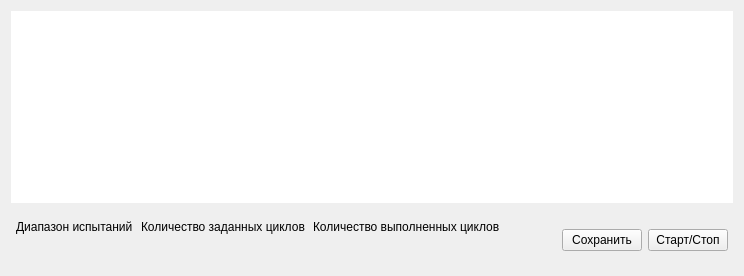
      <widget class="QWidget" name="tab_cyclicTests">
       <property name="focusPolicy">
        <enum>Qt::FocusPolicy::NoFocus</enum>
       </property>
       <attribute name="title">
        <string>Циклический тест</string>
       </attribute>
       <layout class="QVBoxLayout" name="verticalLayout">
        <property name="leftMargin">
         <number>8</number>
        </property>
        <property name="topMargin">
         <number>8</number>
        </property>
        <property name="rightMargin">
         <number>8</number>
        </property>
        <property name="bottomMargin">
         <number>8</number>
        </property>
        <item>
         <widget class="QFrame" name="frame_cyclicTests_Section">
          <property name="frameShape">
           <enum>QFrame::Shape::NoFrame</enum>
          </property>
          <property name="frameShadow">
           <enum>QFrame::Shadow::Raised</enum>
          </property>
          <layout class="QHBoxLayout" name="horizontalLayout_14">
           <property name="leftMargin">
            <number>3</number>
           </property>
           <property name="topMargin">
            <number>3</number>
           </property>
           <property name="rightMargin">
            <number>3</number>
           </property>
           <property name="bottomMargin">
            <number>3</number>
           </property>
           <item>
            <widget class="Widgets::Chart::ChartView" name="Chart_cyclicTests">
             <property name="frameShape">
              <enum>QFrame::Shape::NoFrame</enum>
             </property>
            </widget>
           </item>
          </layout>
         </widget>
        </item>
        <item>
         <widget class="QFrame" name="frame_3">
          <property name="frameShape">
           <enum>QFrame::Shape::NoFrame</enum>
          </property>
          <property name="frameShadow">
           <enum>QFrame::Shadow::Raised</enum>
          </property>
          <layout class="QHBoxLayout" name="horizontalLayout_16">
           <property name="leftMargin">
            <number>0</number>
           </property>
           <property name="topMargin">
            <number>0</number>
           </property>
           <property name="rightMargin">
            <number>0</number>
           </property>
           <property name="bottomMargin">
            <number>0</number>
           </property>
           <item>
            <widget class="QFrame" name="frame_cyclicTest_info_Section">
             <property name="sizePolicy">
              <sizepolicy hsizetype="Preferred" vsizetype="Maximum">
               <horstretch>0</horstretch>
               <verstretch>0</verstretch>
              </sizepolicy>
             </property>
             <property name="frameShape">
              <enum>QFrame::Shape::NoFrame</enum>
             </property>
             <layout class="QGridLayout" name="gridLayout_13">
              <property name="leftMargin">
               <number>8</number>
              </property>
              <property name="topMargin">
               <number>8</number>
              </property>
              <property name="rightMargin">
               <number>8</number>
              </property>
              <property name="bottomMargin">
               <number>8</number>
              </property>
              <property name="horizontalSpacing">
               <number>8</number>
              </property>
              <property name="verticalSpacing">
               <number>4</number>
              </property>
              <item row="0" column="1">
               <widget class="QLabel" name="label_cyclicTest_sequence_Title">
                <property name="text">
                 <string>Диапазон испытаний</string>
                </property>
               </widget>
              </item>
              <item row="0" column="3">
               <widget class="QLabel" name="label_cyclicTest_completedCycles_Title">
                <property name="text">
                 <string>Количество выполненных циклов</string>
                </property>
               </widget>
              </item>
              <item row="1" column="1">
               <widget class="QFrame" name="frame_strokeTest_backwardTime_Card_2">
                <property name="sizePolicy">
                 <sizepolicy hsizetype="Maximum" vsizetype="Maximum">
                  <horstretch>0</horstretch>
                  <verstretch>0</verstretch>
                 </sizepolicy>
                </property>
                <property name="frameShape">
                 <enum>QFrame::Shape::NoFrame</enum>
                </property>
                <layout class="QHBoxLayout" name="horizontalLayout_74">
                 <property name="spacing">
                  <number>2</number>
                 </property>
                 <property name="leftMargin">
                  <number>0</number>
                 </property>
                 <property name="topMargin">
                  <number>0</number>
                 </property>
                 <property name="rightMargin">
                  <number>0</number>
                 </property>
                 <property name="bottomMargin">
                  <number>0</number>
                 </property>
                 <item>
                  <widget class="QLabel" name="label_cyclicTest_sequence_Value">
                   <property name="sizePolicy">
                    <sizepolicy hsizetype="Maximum" vsizetype="Maximum">
                     <horstretch>0</horstretch>
                     <verstretch>0</verstretch>
                    </sizepolicy>
                   </property>
                   <property name="minimumSize">
                    <size>
                     <width>87</width>
                     <height>0</height>
                    </size>
                   </property>
                   <property name="font">
                    <font>
                     <family>JetBrains Mono</family>
                     <pointsize>12</pointsize>
                     <bold>true</bold>
                    </font>
                   </property>
                   <property name="text">
                    <string/>
                   </property>
                  </widget>
                 </item>
                 <item>
                  <widget class="QLabel" name="label_strokeTest_backwardTime_Unit_2">
                   <property name="sizePolicy">
                    <sizepolicy hsizetype="Maximum" vsizetype="Preferred">
                     <horstretch>0</horstretch>
                     <verstretch>0</verstretch>
                    </sizepolicy>
                   </property>
                   <property name="minimumSize">
                    <size>
                     <width>20</width>
                     <height>0</height>
                    </size>
                   </property>
                   <property name="font">
                    <font>
                     <pointsize>9</pointsize>
                    </font>
                   </property>
                   <property name="layoutDirection">
                    <enum>Qt::LayoutDirection::LeftToRight</enum>
                   </property>
                   <property name="styleSheet">
                    <string notr="true">color: #6B7280;</string>
                   </property>
                   <property name="text">
                    <string/>
                   </property>
                   <property name="alignment">
                    <set>Qt::AlignmentFlag::AlignBottom|Qt::AlignmentFlag::AlignLeading|Qt::AlignmentFlag::AlignLeft</set>
                   </property>
                  </widget>
                 </item>
                </layout>
               </widget>
              </item>
              <item row="1" column="3">
               <widget class="QFrame" name="frame_strokeTest_respondingReactionForwardTime_Card_2">
                <property name="sizePolicy">
                 <sizepolicy hsizetype="Maximum" vsizetype="Maximum">
                  <horstretch>0</horstretch>
                  <verstretch>0</verstretch>
                 </sizepolicy>
                </property>
                <property name="frameShape">
                 <enum>QFrame::Shape::NoFrame</enum>
                </property>
                <layout class="QHBoxLayout" name="horizontalLayout_73">
                 <property name="spacing">
                  <number>2</number>
                 </property>
                 <property name="leftMargin">
                  <number>0</number>
                 </property>
                 <property name="topMargin">
                  <number>0</number>
                 </property>
                 <property name="rightMargin">
                  <number>0</number>
                 </property>
                 <property name="bottomMargin">
                  <number>0</number>
                 </property>
                 <item>
                  <widget class="QLabel" name="label_cyclicTest_completedCycles_Value">
                   <property name="sizePolicy">
                    <sizepolicy hsizetype="Maximum" vsizetype="Maximum">
                     <horstretch>0</horstretch>
                     <verstretch>0</verstretch>
                    </sizepolicy>
                   </property>
                   <property name="minimumSize">
                    <size>
                     <width>87</width>
                     <height>0</height>
                    </size>
                   </property>
                   <property name="font">
                    <font>
                     <family>JetBrains Mono</family>
                     <pointsize>12</pointsize>
                     <bold>true</bold>
                    </font>
                   </property>
                   <property name="text">
                    <string/>
                   </property>
                  </widget>
                 </item>
                 <item>
                  <widget class="QLabel" name="label_strokeTest_respondingReactionForwardTime_Unit_2">
                   <property name="sizePolicy">
                    <sizepolicy hsizetype="Maximum" vsizetype="Preferred">
                     <horstretch>0</horstretch>
                     <verstretch>0</verstretch>
                    </sizepolicy>
                   </property>
                   <property name="minimumSize">
                    <size>
                     <width>20</width>
                     <height>0</height>
                    </size>
                   </property>
                   <property name="font">
                    <font>
                     <pointsize>9</pointsize>
                    </font>
                   </property>
                   <property name="layoutDirection">
                    <enum>Qt::LayoutDirection::LeftToRight</enum>
                   </property>
                   <property name="styleSheet">
                    <string notr="true">color: #6B7280;</string>
                   </property>
                   <property name="text">
                    <string/>
                   </property>
                   <property name="alignment">
                    <set>Qt::AlignmentFlag::AlignBottom|Qt::AlignmentFlag::AlignLeading|Qt::AlignmentFlag::AlignLeft</set>
                   </property>
                  </widget>
                 </item>
                </layout>
               </widget>
              </item>
              <item row="0" column="2">
               <widget class="QLabel" name="label_cyclicTest_specifiedCycles_Title">
                <property name="text">
                 <string>Количество заданных циклов</string>
                </property>
               </widget>
              </item>
              <item row="1" column="2">
               <widget class="QFrame" name="frame_strokeTest_respondingReactionBackwardTime_Card_2">
                <property name="sizePolicy">
                 <sizepolicy hsizetype="Maximum" vsizetype="Maximum">
                  <horstretch>0</horstretch>
                  <verstretch>0</verstretch>
                 </sizepolicy>
                </property>
                <property name="frameShape">
                 <enum>QFrame::Shape::NoFrame</enum>
                </property>
                <layout class="QHBoxLayout" name="horizontalLayout_75">
                 <property name="spacing">
                  <number>2</number>
                 </property>
                 <property name="leftMargin">
                  <number>0</number>
                 </property>
                 <property name="topMargin">
                  <number>0</number>
                 </property>
                 <property name="rightMargin">
                  <number>0</number>
                 </property>
                 <property name="bottomMargin">
                  <number>0</number>
                 </property>
                 <item>
                  <widget class="QLabel" name="label_cyclicTest_specifiedCycles_Value">
                   <property name="sizePolicy">
                    <sizepolicy hsizetype="Maximum" vsizetype="Maximum">
                     <horstretch>0</horstretch>
                     <verstretch>0</verstretch>
                    </sizepolicy>
                   </property>
                   <property name="minimumSize">
                    <size>
                     <width>87</width>
                     <height>0</height>
                    </size>
                   </property>
                   <property name="font">
                    <font>
                     <family>JetBrains Mono</family>
                     <pointsize>12</pointsize>
                     <bold>true</bold>
                    </font>
                   </property>
                   <property name="text">
                    <string/>
                   </property>
                  </widget>
                 </item>
                 <item>
                  <widget class="QLabel" name="label_strokeTest_respondingReactionBackwardTime_Unit_2">
                   <property name="sizePolicy">
                    <sizepolicy hsizetype="Maximum" vsizetype="Preferred">
                     <horstretch>0</horstretch>
                     <verstretch>0</verstretch>
                    </sizepolicy>
                   </property>
                   <property name="minimumSize">
                    <size>
                     <width>20</width>
                     <height>0</height>
                    </size>
                   </property>
                   <property name="font">
                    <font>
                     <pointsize>9</pointsize>
                    </font>
                   </property>
                   <property name="layoutDirection">
                    <enum>Qt::LayoutDirection::LeftToRight</enum>
                   </property>
                   <property name="styleSheet">
                    <string notr="true">color: #6B7280;</string>
                   </property>
                   <property name="text">
                    <string/>
                   </property>
                   <property name="alignment">
                    <set>Qt::AlignmentFlag::AlignBottom|Qt::AlignmentFlag::AlignLeading|Qt::AlignmentFlag::AlignLeft</set>
                   </property>
                  </widget>
                 </item>
                </layout>
               </widget>
              </item>
             </layout>
            </widget>
           </item>
           <item>
            <spacer name="horizontalSpacer_4">
             <property name="orientation">
              <enum>Qt::Orientation::Horizontal</enum>
             </property>
             <property name="sizeHint" stdset="0">
              <size>
               <width>40</width>
               <height>20</height>
              </size>
             </property>
            </spacer>
           </item>
           <item>
            <widget class="QFrame" name="frame_cyclicTest_Section">
             <property name="frameShape">
              <enum>QFrame::Shape::NoFrame</enum>
             </property>
             <property name="frameShadow">
              <enum>QFrame::Shadow::Raised</enum>
             </property>
             <layout class="QHBoxLayout" name="horizontalLayout_9">
              <property name="spacing">
               <number>6</number>
              </property>
              <property name="leftMargin">
               <number>8</number>
              </property>
              <property name="topMargin">
               <number>8</number>
              </property>
              <property name="rightMargin">
               <number>8</number>
              </property>
              <property name="bottomMargin">
               <number>8</number>
              </property>
              <item>
               <widget class="QPushButton" name="pushButton_cyclicTest_save">
                <property name="text">
                 <string>Сохранить</string>
                </property>
               </widget>
              </item>
              <item>
               <widget class="QPushButton" name="pushButton_cyclicTest_start">
                <property name="text">
                 <string>Старт/Стоп</string>
                </property>
               </widget>
              </item>
             </layout>
            </widget>
           </item>
          </layout>
         </widget>
        </item>
       </layout>
      </widget>
